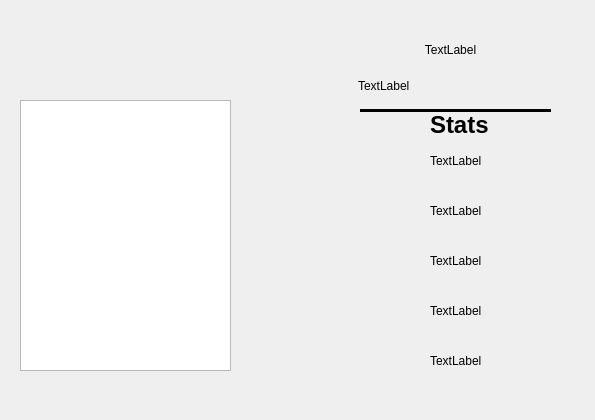
<?xml version="1.0" encoding="UTF-8"?>
<ui version="4.0">
 <class>charSheet</class>
 <widget class="QDialog" name="charSheet">
  <property name="geometry">
   <rect>
    <x>0</x>
    <y>0</y>
    <width>595</width>
    <height>420</height>
   </rect>
  </property>
  <property name="windowTitle">
   <string>Dialog</string>
  </property>
  <widget class="QGraphicsView" name="graphicsView">
   <property name="geometry">
    <rect>
     <x>20</x>
     <y>100</y>
     <width>211</width>
     <height>271</height>
    </rect>
   </property>
  </widget>
  <widget class="QLabel" name="nameLabel">
   <property name="geometry">
    <rect>
     <x>20</x>
     <y>50</y>
     <width>211</width>
     <height>41</height>
    </rect>
   </property>
   <property name="text">
    <string>&lt;html&gt;&lt;head/&gt;&lt;body&gt;&lt;p align=&quot;center&quot;&gt;&lt;br/&gt;&lt;/p&gt;&lt;/body&gt;&lt;/html&gt;</string>
   </property>
  </widget>
  <widget class="QLabel" name="classLabel">
   <property name="geometry">
    <rect>
     <x>390</x>
     <y>40</y>
     <width>121</width>
     <height>21</height>
    </rect>
   </property>
   <property name="text">
    <string>&lt;html&gt;&lt;head/&gt;&lt;body&gt;&lt;p align=&quot;center&quot;&gt;TextLabel&lt;/p&gt;&lt;/body&gt;&lt;/html&gt;</string>
   </property>
  </widget>
  <widget class="QLabel" name="armorLabel">
   <property name="geometry">
    <rect>
     <x>430</x>
     <y>150</y>
     <width>81</width>
     <height>21</height>
    </rect>
   </property>
   <property name="text">
    <string>TextLabel</string>
   </property>
  </widget>
  <widget class="QLabel" name="healthLabel">
   <property name="geometry">
    <rect>
     <x>430</x>
     <y>200</y>
     <width>81</width>
     <height>21</height>
    </rect>
   </property>
   <property name="text">
    <string>TextLabel</string>
   </property>
  </widget>
  <widget class="QLabel" name="staminaLabel">
   <property name="geometry">
    <rect>
     <x>430</x>
     <y>250</y>
     <width>81</width>
     <height>21</height>
    </rect>
   </property>
   <property name="text">
    <string>TextLabel</string>
   </property>
  </widget>
  <widget class="QLabel" name="magicLabel">
   <property name="geometry">
    <rect>
     <x>430</x>
     <y>300</y>
     <width>81</width>
     <height>21</height>
    </rect>
   </property>
   <property name="text">
    <string>TextLabel</string>
   </property>
  </widget>
  <widget class="QLabel" name="strengthLabel">
   <property name="geometry">
    <rect>
     <x>430</x>
     <y>350</y>
     <width>81</width>
     <height>21</height>
    </rect>
   </property>
   <property name="text">
    <string>TextLabel</string>
   </property>
  </widget>
  <widget class="Line" name="line">
   <property name="geometry">
    <rect>
     <x>360</x>
     <y>100</y>
     <width>191</width>
     <height>20</height>
    </rect>
   </property>
   <property name="frameShadow">
    <enum>QFrame::Plain</enum>
   </property>
   <property name="lineWidth">
    <number>3</number>
   </property>
   <property name="orientation">
    <enum>Qt::Horizontal</enum>
   </property>
  </widget>
  <widget class="QLabel" name="label_6">
   <property name="geometry">
    <rect>
     <x>430</x>
     <y>110</y>
     <width>121</width>
     <height>31</height>
    </rect>
   </property>
   <property name="text">
    <string>&lt;html&gt;&lt;head/&gt;&lt;body&gt;&lt;p&gt;&lt;span style=&quot; font-size:18pt; font-weight:700;&quot;&gt;Stats&lt;/span&gt;&lt;/p&gt;&lt;/body&gt;&lt;/html&gt;</string>
   </property>
  </widget>
  <widget class="QLabel" name="classTrait">
   <property name="geometry">
    <rect>
     <x>358</x>
     <y>75</y>
     <width>191</width>
     <height>21</height>
    </rect>
   </property>
   <property name="text">
    <string>TextLabel</string>
   </property>
  </widget>
 </widget>
 <resources/>
 <connections/>
</ui>
